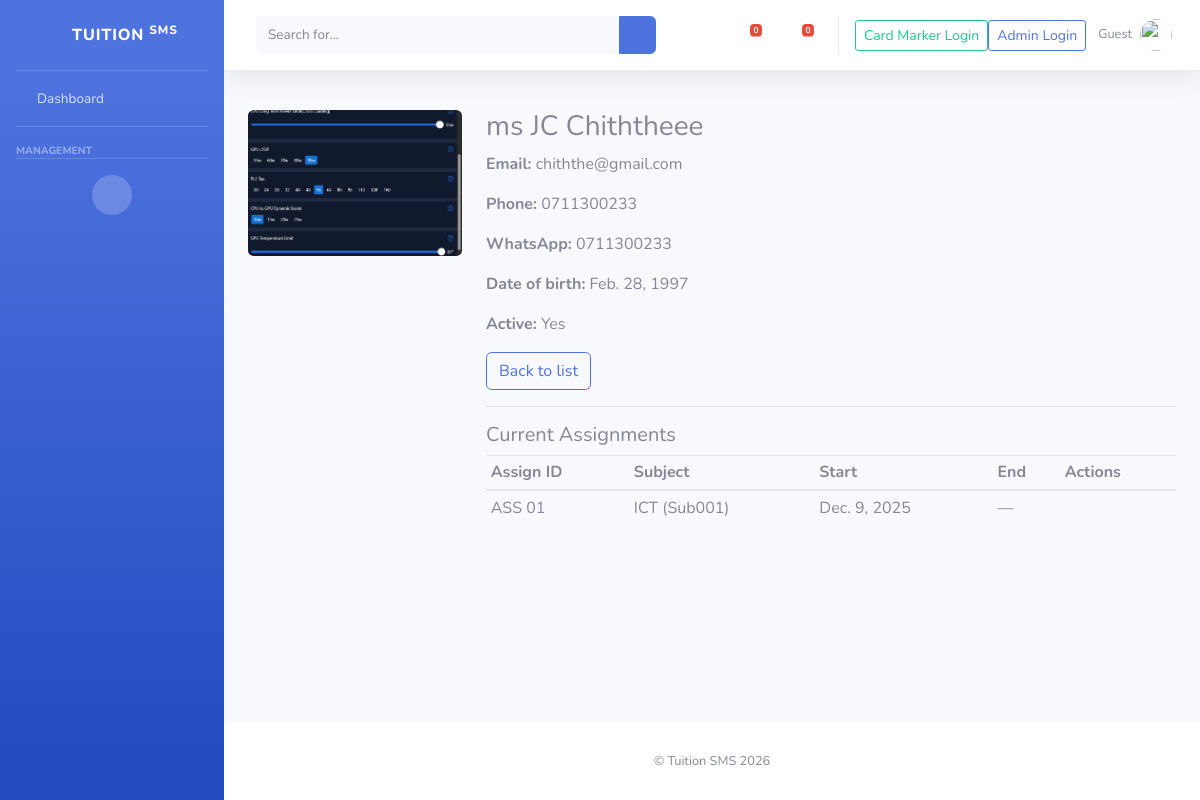
Page /teachers/2/ on the committed database.
### academic_core/models.py (models this page shows, shortened)
class Teacher(models.Model):
    title = models.CharField(max_length=10, choices=TITLE_CHOICES, default='mr')
    first_name = models.CharField(max_length=120)
    last_name = models.CharField(max_length=120)
    profile_photo = models.ImageField(upload_to='teachers/photos/', null=True, blank=True)
    dob = models.DateField(null=True, blank=True)
    phone = models.CharField(max_length=32, blank=True)
    whatsapp = models.CharField(max_length=32, blank=True)
    email = models.EmailField(blank=True, null=True)
    user = models.OneToOneField(
        settings.AUTH_USER_MODEL,
        on_delete=models.SET_NULL,
        null=True,
        blank=True,
        related_name='teacher_profile'
    )
    is_active = models.BooleanField(default=True)
    class Meta:
        ordering = ['last_name', 'first_name']

class SubjectAssignment(models.Model):
    assign_id = models.CharField(max_length=60, unique=True)
    subject = models.ForeignKey(Subject, on_delete=models.CASCADE, related_name='assignments')
    teacher = models.ForeignKey(Teacher, on_delete=models.CASCADE, related_name='assignments')
    start_date = models.DateField(default=timezone.now)
    end_date = models.DateField(null=True, blank=True)
    notes = models.TextField(blank=True)
    class Meta:
        constraints = [
            models.UniqueConstraint(fields=['subject', 'teacher'], name='unique_subject_teacher')
        ]
        ordering = ['-start_date']

class Subject(models.Model):
    subject_id = models.CharField(max_length=40, unique=True)
    name = models.CharField(max_length=200)
    description = models.TextField(blank=True)
    class Meta:
        ordering = ['subject_id']

### academic_core/templates_views.py (the view)
# urls.py: path('teachers/<int:pk>/', tv.TeacherDetailView.as_view(), name='teacher_detail'),
class TeacherDetailView(DetailView):
    model = Teacher
    template_name = 'academic_core/teacher_detail.html'
    context_object_name = 'teacher'
    def get_context_data(self, **kwargs):
        ctx = super().get_context_data(**kwargs)
        ctx['assignments'] = (
            self.object.assignments.select_related('subject')
            .order_by('-start_date')
        )
        ctx['classes'] = (
            self.object.tuition_classes.select_related('class_teacher')
            .order_by('class_id')
        )
        return ctx

### academic_core/templates/academic_core/teacher_detail.html (shortened to what this page needs)
{% extends 'academic_core/base.html' %}
{% block content %}
<div class="row">
  <div class="col-md-3">
    {% if teacher.profile_photo %}
      <img src="{{ teacher.profile_photo.url }}" class="img-fluid rounded" alt="Teacher photo">
    {% else %}
      <div class="bg-secondary text-white text-center p-4">No photo</div>
    {% endif %}
  </div>
  <div class="col-md-9">
    <h3>{{ teacher.title }} {{ teacher.first_name }} {{ teacher.last_name }}</h3>
    <p><strong>Email:</strong> {{ teacher.email|default:"—" }}</p>
    <p><strong>Phone:</strong> {{ teacher.phone|default:"—" }}</p>
    <p><strong>WhatsApp:</strong> {{ teacher.whatsapp|default:"—" }}</p>
    <p><strong>Date of birth:</strong> {{ teacher.dob|default:"—" }}</p>
    <p><strong>Active:</strong> {% if teacher.is_active %}Yes{% else %}No{% endif %}</p>
    <div class="mt-3">
      <a class="btn btn-outline-primary" href="{% url 'academic_core:teacher_list' %}">Back to list</a>
    </div>
    <hr>
    <h5>Current Assignments</h5>
    {% if assignments %}
      <table class="table table-sm">
        <thead>
          <tr><th>Assign ID</th><th>Subject</th><th>Start</th><th>End</th><th>Actions</th></tr>
        </thead>
        <tbody>
          {% for a in assignments %}
          <tr>
            <td>{{ a.assign_id }}</td>
            <td>{{ a.subject.name }} ({{ a.subject.subject_id }})</td>
            <td>{{ a.start_date }}</td>
            <td>{{ a.end_date|default:"—" }}</td>
            <td>
            </td>
          </tr>
          {% endfor %}
        </tbody>
      </table>
    {% else %}
      <p><em>No assignments for this teacher.</em></p>
    {% endif %}
  </div>
</div>
{% endblock %}

### academic_core/templates/academic_core/base.html (shortened to what this page needs)
{% load static %}
<!doctype html>
<html lang="en">
<head>
  <link href="{% static 'vendor/fontawesome-free/css/all.min.css' %}" rel="stylesheet" type="text/css">
  <link href="{% static 'css/sb-admin-2.min.css' %}" rel="stylesheet">
</head>
<body id="page-top">
  <div id="wrapper">
    <ul class="navbar-nav bg-gradient-primary sidebar sidebar-dark accordion" id="accordionSidebar">
      <a class="sidebar-brand d-flex align-items-center justify-content-center" href="{% url 'academic_core:index' %}">
        <div class="sidebar-brand-icon rotate-n-15"><i class="fas fa-laugh-wink"></i></div>
        <div class="sidebar-brand-text mx-3">Tuition <sup>SMS</sup></div>
      </a>
      <hr class="sidebar-divider my-0">
      <li class="nav-item {% if request.path == '/' %}active{% endif %}">
        <a class="nav-link" href="{% url 'academic_core:index' %}"><i class="fas fa-fw fa-tachometer-alt"></i><span>Dashboard</span></a>
      </li>
      <hr class="sidebar-divider">
      <div class="sidebar-heading">Management</div>
      <hr class="sidebar-divider d-none d-md-block">
      <div class="text-center d-none d-md-inline"><button class="rounded-circle border-0" id="sidebarToggle"></button></div>
    </ul>
    <div id="content-wrapper" class="d-flex flex-column">
      <div id="content">
        <nav class="navbar navbar-expand navbar-light bg-white topbar mb-4 static-top shadow">
          <form class="d-none d-sm-inline-block form-inline mr-auto ml-md-3 my-2 my-md-0 mw-100 navbar-search">
            <div class="input-group">
              <input type="text" class="form-control bg-light border-0 small" placeholder="Search for..." aria-label="Search">
              <div class="input-group-append"><button class="btn btn-primary" type="button"><i class="fas fa-search fa-sm"></i></button></div>
            </div>
          </form>
          <ul class="navbar-nav ml-auto">
            <li class="nav-item dropdown no-arrow mx-1">
              <a class="nav-link dropdown-toggle" href="#" id="alertsDropdown" role="button" data-toggle="dropdown">
                <i class="fas fa-bell fa-fw"></i>
                <span class="badge badge-danger badge-counter">{{ alerts_count|default:"0" }}</span>
              </a>
            </li>
            <li class="nav-item dropdown no-arrow mx-1">
              <a class="nav-link dropdown-toggle" href="#" id="messagesDropdown" role="button" data-toggle="dropdown">
                <i class="fas fa-envelope fa-fw"></i>
                <span class="badge badge-danger badge-counter">{{ messages_count|default:"0" }}</span>
              </a>
            </li>
            {% if not request.user.is_authenticated %}
              <li class="nav-item d-flex align-items-center">
                <a class="btn btn-outline-success btn-sm me-2" href="{% url 'accounts:login_cardmark' %}">Card Marker Login</a>
                <a class="btn btn-outline-primary btn-sm" href="{% url 'accounts:login_admin' %}">Admin Login</a>
              </li>
            {% endif %}
            <li class="nav-item dropdown no-arrow">
              <a class="nav-link dropdown-toggle" href="#" id="userDropdown" role="button" data-toggle="dropdown">
                <span class="mr-2 d-none d-lg-inline text-gray-600 small">
                  {% if request.user.is_authenticated %}
                    {{ request.user.get_full_name|default:request.user.username }}
                    {% if request.user.is_admin %}<span class="role-badge">Admin</span>{% elif request.user.is_staff_user %}<span class="role-badge">Staff</span>{% endif %}
                  {% else %}
                    Guest
                  {% endif %}
                </span>
                <img class="img-profile rounded-circle" src="{% static 'img/undraw_profile.svg' %}">
              </a>
            </li>
          </ul>
        </nav>
        <div class="container-fluid app-container">
          {% block content %}{% endblock %}
        </div>
      </div>
      <footer class="sticky-footer bg-white mt-4">
        <div class="container my-auto"><div class="copyright text-center my-auto"><span>&copy; Tuition SMS {% now "Y" %}</span></div></div>
      </footer>
    </div>
  </div>
</body>
</html>

### academic_core/templates/academic_core/base.html (style rules this page uses)
.app-container { padding-top: 1rem; padding-bottom: 2rem; }
.img-profile { width: 36px; height:36px; object-fit:cover; }
.sidebar .nav-link { font-size: .95rem; }

### rows in the picture
Teacher: profile_photo (picture), title "ms", first_name "JC", last_name "Chiththeee", email "chiththe@gmail.com", phone "0711300233", whatsapp "0711300233", dob "Feb. 28, 1997"
SubjectAssignment: assign_id "ASS 01", subject.name "ICT", subject.subject_id "Sub001", start_date "Dec. 9, 2025", end_date "—"

### other values in the picture
{{ alerts_count|default:"0" }} "0"
{{ messages_count|default:"0" }} "0"
